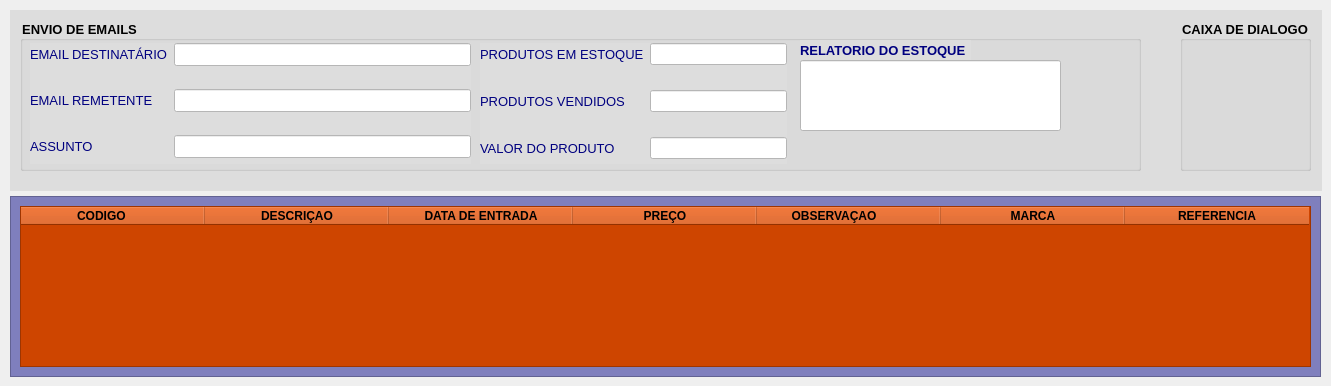
        <widget class="QWidget" name="tab_8">
         <attribute name="icon">
          <iconset>
           <normaloff>../Imagens/o-email.png</normaloff>../Imagens/o-email.png</iconset>
         </attribute>
         <attribute name="title">
          <string>RELATORIOS E ENVIOS</string>
         </attribute>
         <widget class="QFrame" name="frame_21">
          <property name="geometry">
           <rect>
            <x>10</x>
            <y>10</y>
            <width>1312</width>
            <height>181</height>
           </rect>
          </property>
          <property name="styleSheet">
           <string notr="true">background-color: rgb(221, 221, 221);
color: rgb(0, 0, 127);</string>
          </property>
          <property name="frameShape">
           <enum>QFrame::NoFrame</enum>
          </property>
          <property name="frameShadow">
           <enum>QFrame::Raised</enum>
          </property>
          <widget class="QGroupBox" name="groupBox_16">
           <property name="geometry">
            <rect>
             <x>1170</x>
             <y>10</y>
             <width>131</width>
             <height>151</height>
            </rect>
           </property>
           <property name="font">
            <font>
             <pointsize>10</pointsize>
             <weight>75</weight>
             <bold>true</bold>
            </font>
           </property>
           <property name="styleSheet">
            <string notr="true">color: rgb(0, 0, 0);</string>
           </property>
           <property name="title">
            <string>CAIXA DE DIALOGO</string>
           </property>
           <widget class="QPushButton" name="enviaemail_2">
            <property name="geometry">
             <rect>
              <x>60</x>
              <y>80</y>
              <width>51</width>
              <height>41</height>
             </rect>
            </property>
            <property name="font">
             <font>
              <pointsize>10</pointsize>
              <weight>75</weight>
              <bold>true</bold>
             </font>
            </property>
            <property name="cursor">
             <cursorShape>PointingHandCursor</cursorShape>
            </property>
            <property name="focusPolicy">
             <enum>Qt::NoFocus</enum>
            </property>
            <property name="toolTip">
             <string>Enviar email</string>
            </property>
            <property name="styleSheet">
             <string notr="true"/>
            </property>
            <property name="text">
             <string/>
            </property>
            <property name="icon">
             <iconset>
              <normaloff>../Imagens/o-email.png</normaloff>../Imagens/o-email.png</iconset>
            </property>
            <property name="iconSize">
             <size>
              <width>50</width>
              <height>41</height>
             </size>
            </property>
            <property name="autoDefault">
             <bool>true</bool>
            </property>
            <property name="flat">
             <bool>true</bool>
            </property>
           </widget>
           <widget class="QPushButton" name="geraexcel_3">
            <property name="geometry">
             <rect>
              <x>60</x>
              <y>30</y>
              <width>51</width>
              <height>41</height>
             </rect>
            </property>
            <property name="font">
             <font>
              <pointsize>10</pointsize>
              <weight>75</weight>
              <bold>true</bold>
             </font>
            </property>
            <property name="cursor">
             <cursorShape>PointingHandCursor</cursorShape>
            </property>
            <property name="focusPolicy">
             <enum>Qt::NoFocus</enum>
            </property>
            <property name="toolTip">
             <string>Relatorio de estoque</string>
            </property>
            <property name="styleSheet">
             <string notr="true"/>
            </property>
            <property name="text">
             <string/>
            </property>
            <property name="icon">
             <iconset>
              <normaloff>../Imagens/excel.png</normaloff>../Imagens/excel.png</iconset>
            </property>
            <property name="iconSize">
             <size>
              <width>70</width>
              <height>40</height>
             </size>
            </property>
            <property name="shortcut">
             <string/>
            </property>
            <property name="checkable">
             <bool>false</bool>
            </property>
            <property name="checked">
             <bool>false</bool>
            </property>
            <property name="autoDefault">
             <bool>true</bool>
            </property>
            <property name="flat">
             <bool>true</bool>
            </property>
           </widget>
          </widget>
          <widget class="QGroupBox" name="groupBox_19">
           <property name="geometry">
            <rect>
             <x>10</x>
             <y>10</y>
             <width>1121</width>
             <height>151</height>
            </rect>
           </property>
           <property name="font">
            <font>
             <pointsize>10</pointsize>
             <weight>75</weight>
             <bold>true</bold>
            </font>
           </property>
           <property name="styleSheet">
            <string notr="true">color: rgb(0, 0, 0);</string>
           </property>
           <property name="title">
            <string>ENVIO DE EMAILS</string>
           </property>
           <widget class="QWidget" name="formLayoutWidget_3">
            <property name="geometry">
             <rect>
              <x>10</x>
              <y>23</y>
              <width>441</width>
              <height>121</height>
             </rect>
            </property>
            <layout class="QFormLayout" name="formLayout_3">
             <property name="verticalSpacing">
              <number>23</number>
             </property>
             <item row="0" column="0">
              <widget class="QLabel" name="label_29">
               <property name="font">
                <font>
                 <pointsize>10</pointsize>
                </font>
               </property>
               <property name="styleSheet">
                <string notr="true">color: rgb(0, 0, 127);</string>
               </property>
               <property name="text">
                <string>EMAIL DESTINATÁRIO</string>
               </property>
              </widget>
             </item>
             <item row="0" column="1">
              <widget class="QLineEdit" name="lineEdit_29">
               <property name="font">
                <font>
                 <pointsize>10</pointsize>
                </font>
               </property>
               <property name="styleSheet">
                <string notr="true">background-color: rgb(255, 255, 255);</string>
               </property>
              </widget>
             </item>
             <item row="1" column="0">
              <widget class="QLabel" name="label_32">
               <property name="font">
                <font>
                 <pointsize>10</pointsize>
                </font>
               </property>
               <property name="styleSheet">
                <string notr="true">color: rgb(0, 0, 127);</string>
               </property>
               <property name="text">
                <string>EMAIL REMETENTE</string>
               </property>
              </widget>
             </item>
             <item row="1" column="1">
              <widget class="QLineEdit" name="lineEdit_30">
               <property name="enabled">
                <bool>false</bool>
               </property>
               <property name="font">
                <font>
                 <pointsize>10</pointsize>
                </font>
               </property>
               <property name="styleSheet">
                <string notr="true">background-color: rgb(255, 255, 255);</string>
               </property>
              </widget>
             </item>
             <item row="2" column="0">
              <widget class="QLabel" name="label_35">
               <property name="font">
                <font>
                 <pointsize>10</pointsize>
                </font>
               </property>
               <property name="styleSheet">
                <string notr="true">color: rgb(0, 0, 127);</string>
               </property>
               <property name="text">
                <string>ASSUNTO</string>
               </property>
              </widget>
             </item>
             <item row="2" column="1">
              <widget class="QLineEdit" name="lineEdit_31">
               <property name="font">
                <font>
                 <pointsize>10</pointsize>
                </font>
               </property>
               <property name="styleSheet">
                <string notr="true">background-color: rgb(255, 255, 255);</string>
               </property>
              </widget>
             </item>
            </layout>
           </widget>
           <widget class="QWidget" name="formLayoutWidget_4">
            <property name="geometry">
             <rect>
              <x>460</x>
              <y>23</y>
              <width>307</width>
              <height>121</height>
             </rect>
            </property>
            <layout class="QFormLayout" name="formLayout_4">
             <property name="verticalSpacing">
              <number>25</number>
             </property>
             <item row="0" column="0">
              <widget class="QLabel" name="label_38">
               <property name="font">
                <font>
                 <pointsize>10</pointsize>
                </font>
               </property>
               <property name="styleSheet">
                <string notr="true">color: rgb(0, 0, 127);</string>
               </property>
               <property name="text">
                <string>PRODUTOS EM ESTOQUE</string>
               </property>
              </widget>
             </item>
             <item row="0" column="1">
              <widget class="QLineEdit" name="lineEdit_32">
               <property name="styleSheet">
                <string notr="true">background-color: rgb(255, 255, 255);</string>
               </property>
              </widget>
             </item>
             <item row="1" column="0">
              <widget class="QLabel" name="label_49">
               <property name="font">
                <font>
                 <pointsize>10</pointsize>
                </font>
               </property>
               <property name="styleSheet">
                <string notr="true">color: rgb(0, 0, 127);</string>
               </property>
               <property name="text">
                <string>PRODUTOS VENDIDOS</string>
               </property>
              </widget>
             </item>
             <item row="1" column="1">
              <widget class="QLineEdit" name="lineEdit_33">
               <property name="styleSheet">
                <string notr="true">background-color: rgb(255, 255, 255);</string>
               </property>
              </widget>
             </item>
             <item row="2" column="0">
              <widget class="QLabel" name="label_54">
               <property name="font">
                <font>
                 <pointsize>10</pointsize>
                </font>
               </property>
               <property name="styleSheet">
                <string notr="true">color: rgb(0, 0, 127);</string>
               </property>
               <property name="text">
                <string>VALOR DO PRODUTO</string>
               </property>
              </widget>
             </item>
             <item row="2" column="1">
              <widget class="QLineEdit" name="lineEdit_34">
               <property name="styleSheet">
                <string notr="true">background-color: rgb(255, 255, 255);</string>
               </property>
              </widget>
             </item>
            </layout>
           </widget>
           <widget class="QLineEdit" name="lineEdit_7">
            <property name="geometry">
             <rect>
              <x>780</x>
              <y>40</y>
              <width>261</width>
              <height>71</height>
             </rect>
            </property>
            <property name="font">
             <font>
              <pointsize>10</pointsize>
             </font>
            </property>
            <property name="styleSheet">
             <string notr="true">background-color: rgb(255, 255, 255);
color: rgb(0, 0, 0);</string>
            </property>
            <property name="text">
             <string/>
            </property>
            <property name="frame">
             <bool>true</bool>
            </property>
           </widget>
           <widget class="QLabel" name="label_77">
            <property name="geometry">
             <rect>
              <x>780</x>
              <y>20</y>
              <width>171</width>
              <height>20</height>
             </rect>
            </property>
            <property name="font">
             <font>
              <pointsize>10</pointsize>
              <weight>75</weight>
              <bold>true</bold>
             </font>
            </property>
            <property name="styleSheet">
             <string notr="true">color: rgb(0, 0, 0127);</string>
            </property>
            <property name="text">
             <string>RELATORIO DO ESTOQUE</string>
            </property>
           </widget>
          </widget>
         </widget>
         <widget class="QFrame" name="frame_22">
          <property name="enabled">
           <bool>true</bool>
          </property>
          <property name="geometry">
           <rect>
            <x>10</x>
            <y>196</y>
            <width>1311</width>
            <height>181</height>
           </rect>
          </property>
          <property name="styleSheet">
           <string notr="true">background-color: rgb(127, 127, 189);</string>
          </property>
          <property name="frameShape">
           <enum>QFrame::StyledPanel</enum>
          </property>
          <property name="frameShadow">
           <enum>QFrame::Raised</enum>
          </property>
          <widget class="QTableWidget" name="tableWidget_6">
           <property name="geometry">
            <rect>
             <x>10</x>
             <y>10</y>
             <width>1291</width>
             <height>161</height>
            </rect>
           </property>
           <property name="font">
            <font>
             <family>Arial</family>
             <pointsize>10</pointsize>
             <weight>50</weight>
             <italic>false</italic>
             <bold>false</bold>
             <underline>false</underline>
             <strikeout>false</strikeout>
             <stylestrategy>PreferDefault</stylestrategy>
             <kerning>true</kerning>
            </font>
           </property>
           <property name="styleSheet">
            <string notr="true">background-color: rgb(255, 255, 255);
background-color: rgb(206, 69, 0);</string>
           </property>
           <property name="autoScrollMargin">
            <number>11</number>
           </property>
           <property name="alternatingRowColors">
            <bool>true</bool>
           </property>
           <property name="verticalScrollMode">
            <enum>QAbstractItemView::ScrollPerPixel</enum>
           </property>
           <property name="horizontalScrollMode">
            <enum>QAbstractItemView::ScrollPerPixel</enum>
           </property>
           <property name="gridStyle">
            <enum>Qt::SolidLine</enum>
           </property>
           <attribute name="horizontalHeaderDefaultSectionSize">
            <number>184</number>
           </attribute>
           <attribute name="verticalHeaderMinimumSectionSize">
            <number>25</number>
           </attribute>
           <attribute name="verticalHeaderDefaultSectionSize">
            <number>25</number>
           </attribute>
           <column>
            <property name="text">
             <string>CODIGO       </string>
            </property>
            <property name="font">
             <font>
              <weight>75</weight>
              <bold>true</bold>
             </font>
            </property>
            <property name="background">
             <color>
              <red>85</red>
              <green>170</green>
              <blue>255</blue>
             </color>
            </property>
           </column>
           <column>
            <property name="text">
             <string>DESCRIÇAO</string>
            </property>
            <property name="font">
             <font>
              <weight>75</weight>
              <bold>true</bold>
             </font>
            </property>
            <property name="background">
             <color>
              <red>85</red>
              <green>170</green>
              <blue>255</blue>
             </color>
            </property>
           </column>
           <column>
            <property name="text">
             <string>DATA DE ENTRADA</string>
            </property>
            <property name="font">
             <font>
              <weight>75</weight>
              <bold>true</bold>
             </font>
            </property>
            <property name="background">
             <color>
              <red>85</red>
              <green>170</green>
              <blue>255</blue>
             </color>
            </property>
           </column>
           <column>
            <property name="text">
             <string>PREÇO</string>
            </property>
            <property name="font">
             <font>
              <weight>75</weight>
              <bold>true</bold>
             </font>
            </property>
            <property name="background">
             <color>
              <red>255</red>
              <green>0</green>
              <blue>0</blue>
             </color>
            </property>
           </column>
           <column>
            <property name="text">
             <string>OBSERVAÇAO         </string>
            </property>
            <property name="font">
             <font>
              <weight>75</weight>
              <bold>true</bold>
             </font>
            </property>
            <property name="background">
             <color>
              <red>85</red>
              <green>170</green>
              <blue>255</blue>
             </color>
            </property>
           </column>
           <column>
            <property name="text">
             <string>MARCA</string>
            </property>
            <property name="font">
             <font>
              <weight>75</weight>
              <bold>true</bold>
             </font>
            </property>
            <property name="background">
             <color>
              <red>85</red>
              <green>170</green>
              <blue>255</blue>
             </color>
            </property>
           </column>
           <column>
            <property name="text">
             <string>REFERENCIA</string>
            </property>
            <property name="font">
             <font>
              <weight>75</weight>
              <bold>true</bold>
             </font>
            </property>
            <property name="background">
             <color>
              <red>85</red>
              <green>170</green>
              <blue>255</blue>
             </color>
            </property>
           </column>
          </widget>
         </widget>
        </widget>
